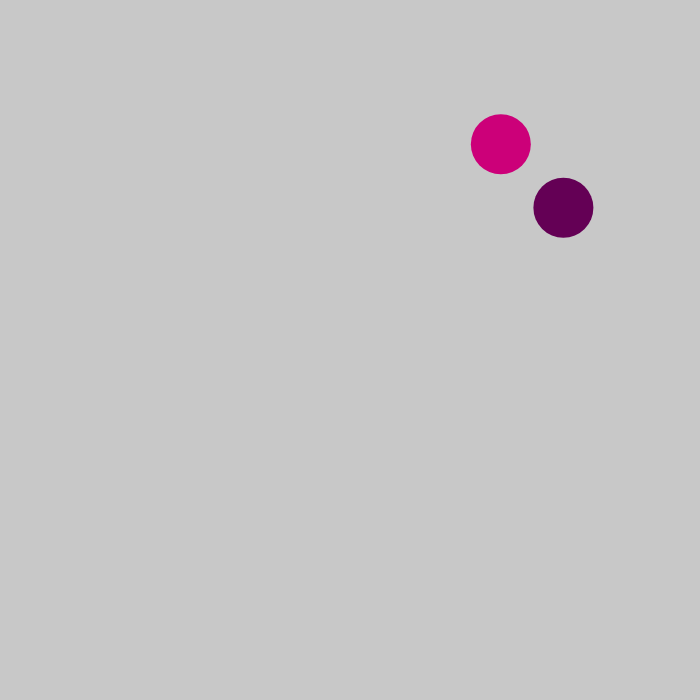
Frame 1 (no input)
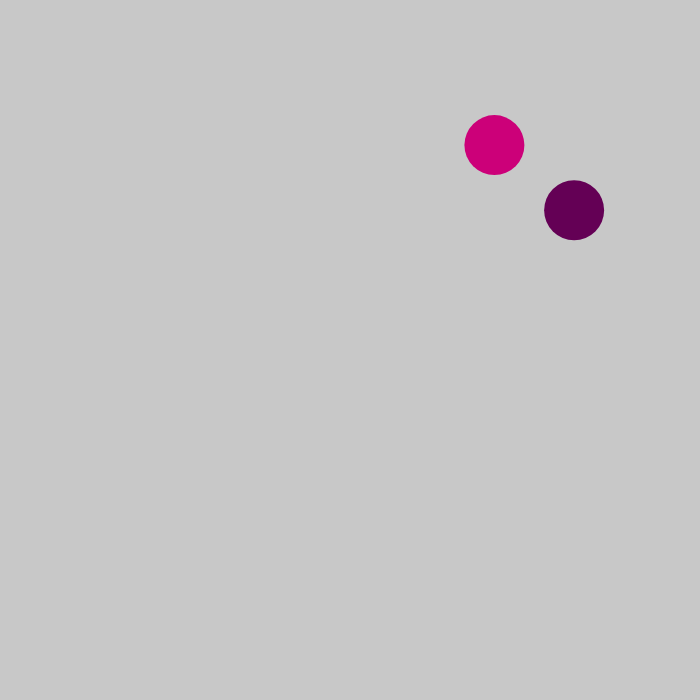
Frame 60 (no input)
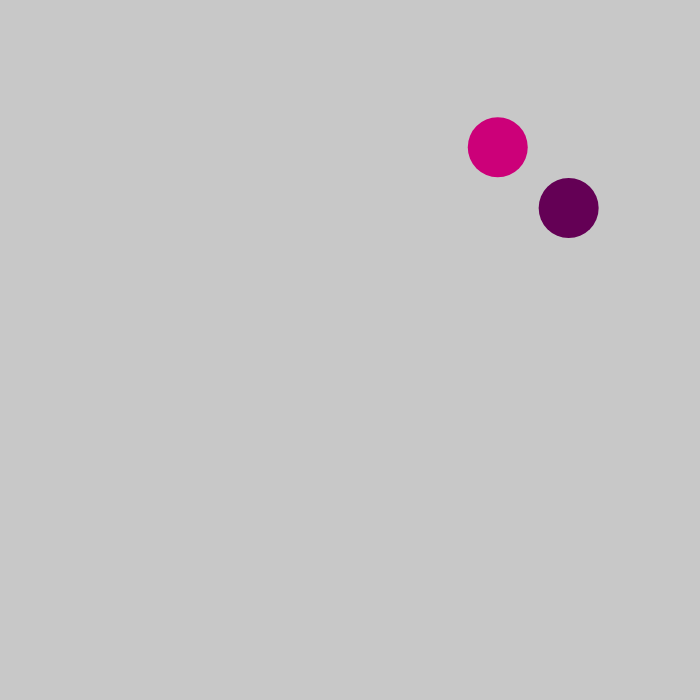
Frame 120 (the mouse pressed at the canvas centre since frame 60)

The p5.js sketch that drew these frames (run headless with seeded random() and noise() and a simulated clock; from frame 60 on, the mouse is pressed at the canvas centre):

// p5.js sketch
// ── sketch.js
var cells = [];

function setup () {

    createCanvas(700, 700);

    cells.push(new Cell());
    cells.push(new Cell());

}

function draw () {

    background(200);

    for (var i = 0; i < cells.length; i++) {

        cells[i].move();
        cells[i].show();

    }

}

function mousePressed () {

    for (var i = cells.length - 1; i >= 0; i--) {

        if (cells[i].clicked(mouseX, mouseY)) {

            cells.push(cells[i].mitosis());
            cells.push(cells[i].mitosis());

            cells.splice(i, 1);

        }

    }

}
// ── cell.js
function Cell (pos, radius, colour) {

    if (pos) {

        this.pos = pos.copy();

    } else {

        this.pos = createVector(random(width), random(height));

    }
    
    this.radius = radius || 60;
    this.colour = colour || color(random(50, 255), 0, random(50, 255));

    this.clicked = function (x, y) {

        var d = dist(this.pos.x, this.pos.y, x, y);

        if (d < this.radius) {

            return true;

        } else {

            return false;

        }

    }

    this.mitosis = function () {

        this.pos.x += random(-this.radius, this.radius);

        this.pos.y += random(-this.radius, this.radius);

        var newRadius = sqrt(2 / 2) * this.radius;

        var cell = new Cell(this.pos, newRadius * 0.8, this.colour);

        return cell;

    }

    this.move = function () {

        var vel = p5.Vector.random2D();

        this.pos.add(vel);

    }

    this.show = function () {

        noStroke();
        fill(this.colour);
        ellipse(this.pos.x, this.pos.y, this.radius, this.radius);

    }

}
